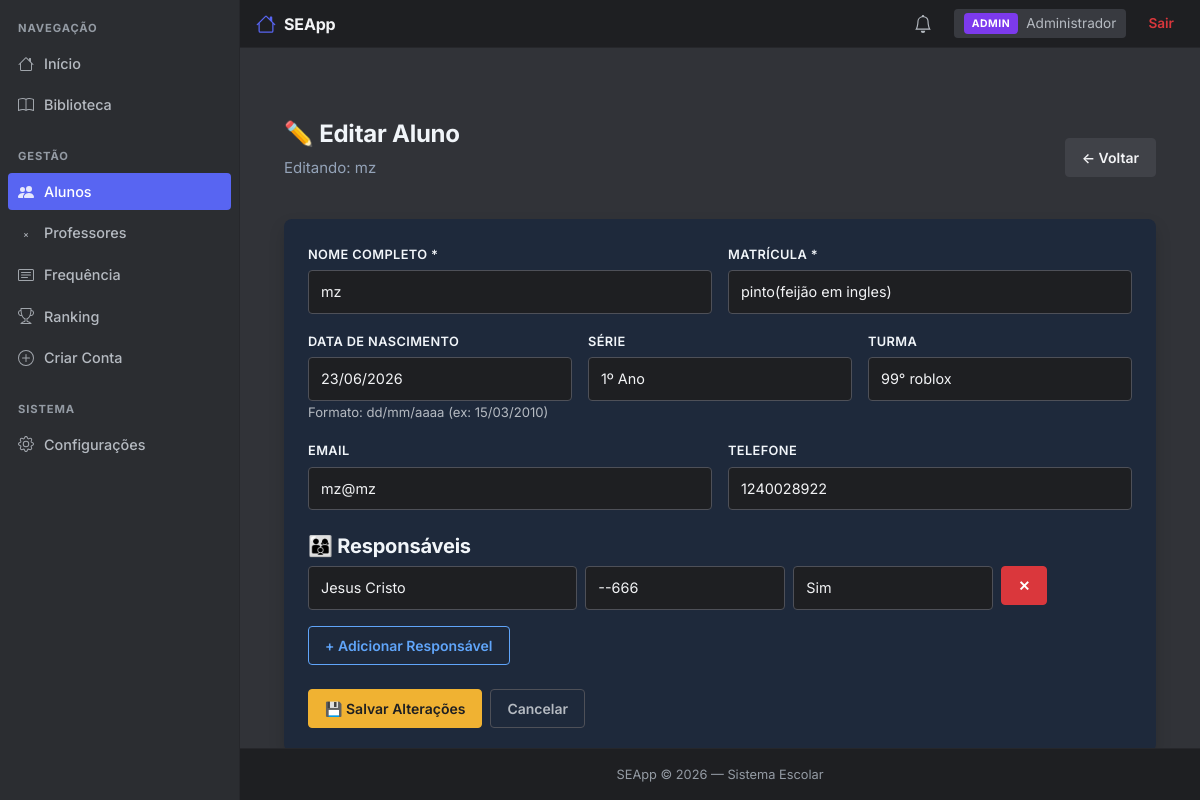
Before: /alunos/7/editar (signed in) with the older database file.
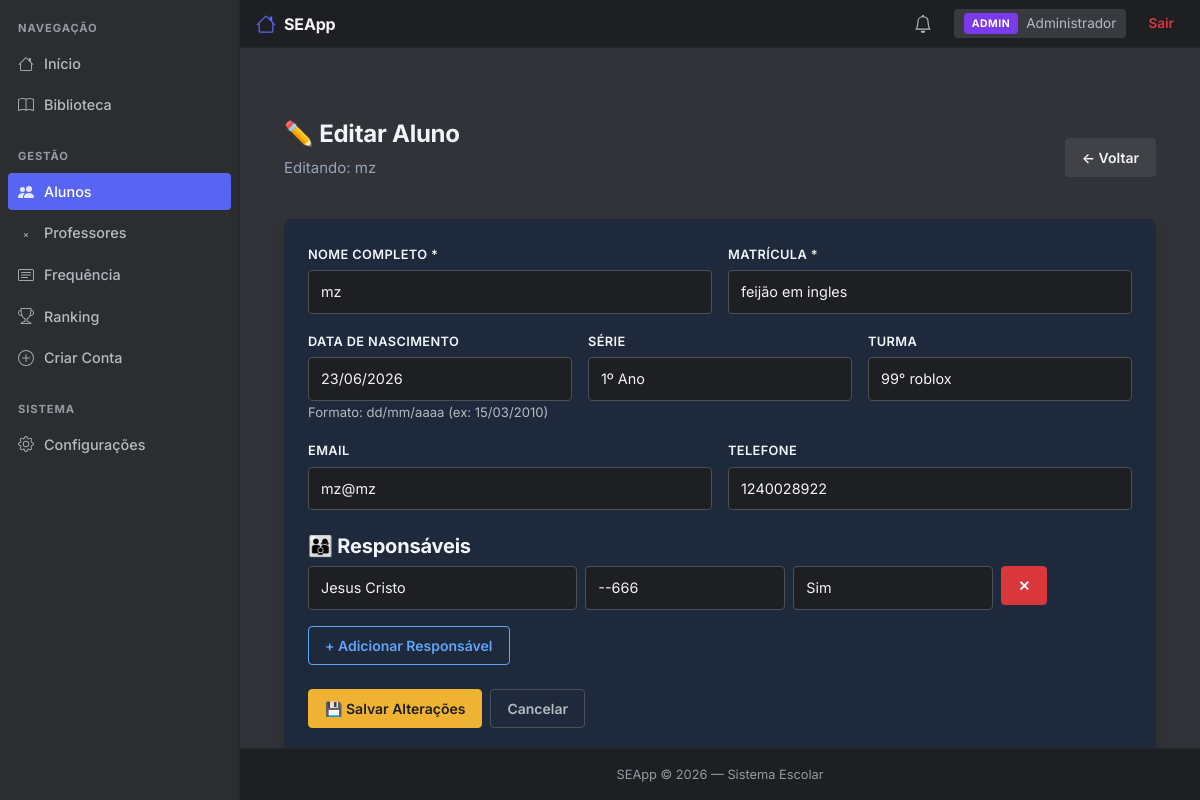
After: the same page with the newer database file.
### app/models/aluno.py (models this page shows, shortened)
class Aluno(db.Model):
    __tablename__ = 'alunos'
    id = db.Column(db.Integer, primary_key=True)
    usuario_id = db.Column(db.Integer, db.ForeignKey('usuarios.id'), unique=True, nullable=False)
    matricula = db.Column(db.String(50), unique=True, nullable=False)
    data_nascimento = db.Column(db.Date, nullable=True)
    serie = db.Column(db.String(20), nullable=True)
    turma = db.Column(db.String(20), nullable=True)
    telefone = db.Column(db.String(20), nullable=True)
    responsaveis = db.Column(db.Text, nullable=True)  # JSON string
    notas = db.Column(db.Text, nullable=True)  # JSON string
    usuario = db.relationship('Usuario', backref='aluno_rel', uselist=False, lazy=True)

### app/routes/alunos.py (the view)
@alunos_bp.route("/alunos/<int:aluno_id>/editar")
def editar(aluno_id):
    if 'usuario_id' not in session:
        return redirect(url_for('auth.login'))
    if not is_admin():
        flash("Apenas administradores podem editar alunos.", "danger")
        return redirect(url_for('dashboard.index'))
    aluno = Aluno.query.get(aluno_id)
    if not aluno:
        flash("Aluno não encontrado.", "danger")
        return redirect(url_for('alunos.listar'))
    aluno_info = {
        "id": aluno.id,
        "nome": aluno.usuario.nome if aluno.usuario else "",
        "matricula": aluno.matricula,
        "data_nascimento": aluno.data_nascimento.strftime("%d/%m/%Y") if aluno.data_nascimento else "",
        "serie": aluno.serie,
        "turma": aluno.turma,
        "email": aluno.usuario.email if aluno.usuario else "",
        "telefone": aluno.telefone,
        "responsaveis": json.loads(aluno.responsaveis) if aluno.responsaveis else [],
        "foto": aluno.usuario.foto if aluno.usuario else None
    }
    return render_template("alunos/editar.html", aluno=aluno_info)

### app/routes/alunos.py (called while the page is built)
def is_admin():
    return session.get("tipo") in ["admin", "diretor"]

### templates/alunos/editar.html (shortened to what the changed rows need)
{% extends 'base.html' %}
{% block content %}
<div class="container mt-5">
    <div class="d-flex justify-content-between align-items-center mb-4">
        <div>
            <h1 class="fw-bold" style="color: #f1f5f9;">✏️ Editar Aluno</h1>
        </div>
    </div>
    <div class="card shadow border-0" style="background: #1e293b;">
        <div class="card-body p-4">
            <form action="{{ url_for('alunos.atualizar', aluno_id=aluno.id) }}" method="POST">
                <div class="row g-3">
                    <div class="col-md-6">
                        <label class="form-label" style="color: #f1f5f9;">Matrícula *</label>
                        <input type="text" name="matricula" class="form-control" value="{{ aluno.matricula }}" required style="background: #0f172a; color: #f1f5f9; border: 1px solid #334155;">
                    </div>
                    <div class="col-md-4">
                        <label class="form-label" style="color: #f1f5f9;">Série</label>
                        <select name="serie" class="form-control" style="background: #0f172a; color: #f1f5f9; border: 1px solid #334155;">
                            {% for s in ['1º Ano','2º Ano','3º Ano','4º Ano','5º Ano','6º Ano','7º Ano','8º Ano','9º Ano','1º EM','2º EM','3º EM'] %}
                            <option value="{{ s }}" {% if aluno.serie == s %}selected{% endif %}>{{ s }}</option>
                            {% endfor %}
                        </select>
                    </div>
                    <div class="col-md-4">
                        <label class="form-label" style="color: #f1f5f9;">Turma</label>
                        <input type="text" name="turma" class="form-control" value="{{ aluno.turma or '' }}" style="background: #0f172a; color: #f1f5f9; border: 1px solid #334155;">
                    </div>
                    <div class="col-md-6">
                        <label class="form-label" style="color: #f1f5f9;">Telefone</label>
                        <input type="text" name="telefone" class="form-control" value="{{ aluno.telefone or '' }}" style="background: #0f172a; color: #f1f5f9; border: 1px solid #334155;">
                    </div>
                </div>
            </form>
        </div>
    </div>
</div>
{% endblock %}

Changed rows visible on the page:
changed Aluno "1º Ano": matricula "pinto(feijão em ingles)" → "feijão em ingles"
